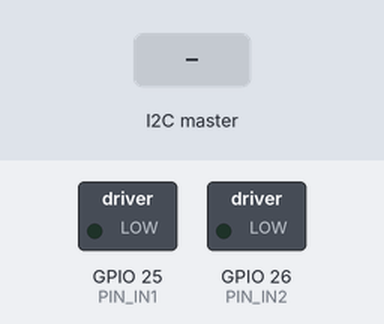
A sketch run on a simulated ESP32. Parts: switched loads named in the sketch (green lamp = pin HIGH). The inputs (shaded band) are chosen by the test bench.

Above: at 1.2 s.
1.3 s: the I2C master sends the byte 1
At 2.0 s:
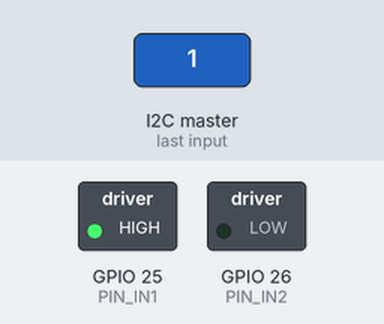
Timing chart, 0 to 4.3 s (numbered marks = the images above; inputs shaded):
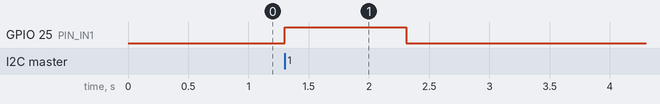

Measured:
- after the input at 1.3 s, GPIO 25 (PIN_IN1): LOW → HIGH at once, → LOW 1.0 s later

The sketch:

OnboardDC_ESP3.ino
```cpp
// ESP32_3 (onboard) — I2C slave. Receives 1 byte from ESP32_2:
//   0 = drum OFF, 1 = drum ON.
//
// ═══════════════════════════════════════════════════════════════════════════
//  PHYSICAL WIRING — what to connect to what
// ═══════════════════════════════════════════════════════════════════════════
//
// H-bridge module (the small 2-input one labelled IN1, IN2, GND):
//
//   ESP32 dev-board pin (silkscreen) → H-bridge pin (printed label)
//   ──────────────────────────────────────────────────────────────────
//   D25  (= GPIO25)                  →  "IN1"
//   D26  (= GPIO26)                  →  "IN2"
//   GND                              →  "GND"
//
//   On the motor side of the H-bridge:
//     V_MOT (or VCC) ◄── 24V motor supply (from tether)
//     GND            ◄── motor supply ground
//     OUT1 (or M+)   ──► drum motor terminal 1
//     OUT2 (or M-)   ──► drum motor terminal 2
//   (motor-power wiring is hardware-only, no code involvement)
//
// I²C bus (to ESP32_2, the stepper board):
//
//   This ESP32_3 pin (silkscreen) ◄──► That ESP32_2 pin (silkscreen)
//   ──────────────────────────────────────────────────────────────────
//   D21  (= GPIO21)               ◄──► D21  (= GPIO21)    [SDA — data]
//   D22  (= GPIO22)               ◄──► D22  (= GPIO22)    [SCL — clock]
//   GND                           ──── GND                [shared ground]
//
// H-bridge truth table (2-input type — DRV8871 / MX1508 / L9110 / etc):
//   IN1=0,   IN2=0   → motor stop (coast)
//   IN1=PWM, IN2=0   → spin one direction at the PWM duty cycle
//   IN1=0,   IN2=PWM → spin the OTHER direction at the PWM duty cycle
//   IN1=1,   IN2=1   → brake
//
// We only need one direction for cleaning, so we PWM one input and hold the
// other LOW. If the drum spins the wrong way, flip DRUM_DIR_FORWARD below.
//
// ═══════════════════════════════════════════════════════════════════════════

#include <Wire.h>

// ─── H-bridge input GPIOs ──────────────────────────────────────────────────
static const int PIN_IN1 = 25;   // dev-board "D25"  → H-bridge "IN1"
static const int PIN_IN2 = 26;   // dev-board "D26"  → H-bridge "IN2"

// Direction selector: true = PWM on IN1 (one way), false = PWM on IN2 (other way).
// Flip this if the drum spins the wrong direction.
static const bool DRUM_DIR_FORWARD = true;

// ─── I²C bus GPIOs (to ESP32_2) ────────────────────────────────────────────
static const int PIN_I2C_SDA = 21;       // dev-board "D21" → ESP32_2 "D21" (SDA — data)
static const int PIN_I2C_SCL = 22;       // dev-board "D22" → ESP32_2 "D22" (SCL — clock)
static const uint8_t I2C_ADDR = 0x10;    // this board's I²C slave address

// LEDC PWM (ESP32 Arduino core 3.x API — attach to pin directly, no channel id)
static const uint32_t PWM_FREQ = 20000;
static const uint8_t  PWM_BITS = 8;
static const uint32_t PWM_FULL = 255;

// Resolved at compile time — which pin is the PWM driver and which is held LOW.
static const int PIN_PWM = DRUM_DIR_FORWARD ? PIN_IN1 : PIN_IN2;
static const int PIN_LOW = DRUM_DIR_FORWARD ? PIN_IN2 : PIN_IN1;

volatile bool drumOn = false;
bool lastApplied = false;

// Failsafe: if no I2C traffic from ESP32_2 in this window, kill the drum.
// ESP32_2 now sends a real drum-state byte every 200 ms, so 1000 ms covers
// four missed heartbeats — comfortable margin without nuisance trips.
static const uint32_t I2C_TIMEOUT_MS = 1000;
volatile uint32_t lastI2CMs = 0;

void onI2CReceive(int n) {
  lastI2CMs = millis();
  while (Wire.available()) {
    uint8_t b = (uint8_t)Wire.read();
    drumOn = (b != 0);
  }
}

void applyDrum(bool on) {
  if (on == lastApplied) return;
  ledcWrite(PIN_PWM, on ? PWM_FULL : 0);
  digitalWrite(PIN_LOW, LOW);
  lastApplied = on;
}

void setup() {
  pinMode(PIN_LOW, OUTPUT);
  digitalWrite(PIN_LOW, LOW);

  ledcAttach(PIN_PWM, PWM_FREQ, PWM_BITS);
  ledcWrite(PIN_PWM, 0);

  Wire.begin(I2C_ADDR, PIN_I2C_SDA, PIN_I2C_SCL, 100000);
  Wire.onReceive(onI2CReceive);
}

void loop() {
  // Watchdog: if ESP32_2 has gone silent, force the drum off regardless of the
  // last commanded state. Reading drumOn is safe — it's a single byte volatile.
  if (lastI2CMs != 0 && (millis() - lastI2CMs) > I2C_TIMEOUT_MS) {
    drumOn = false;
  }
  applyDrum(drumOn);
  delay(10);
}
```
